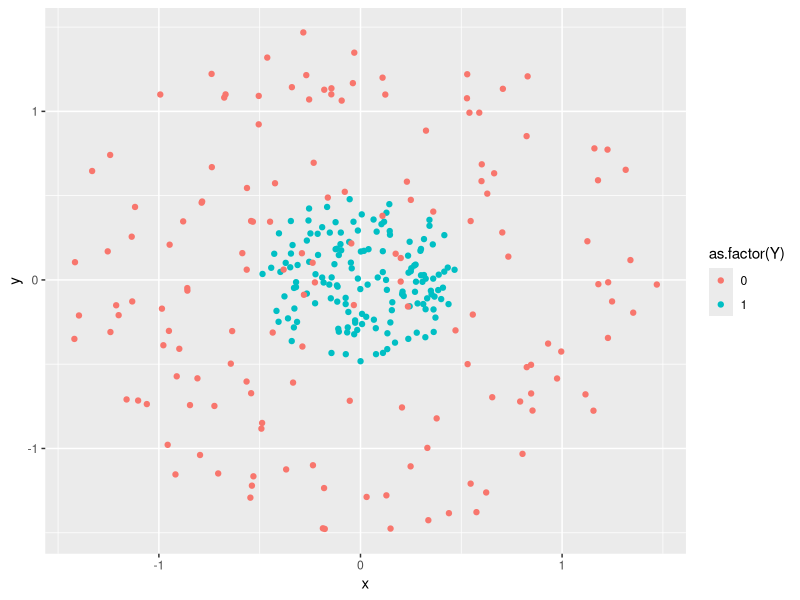
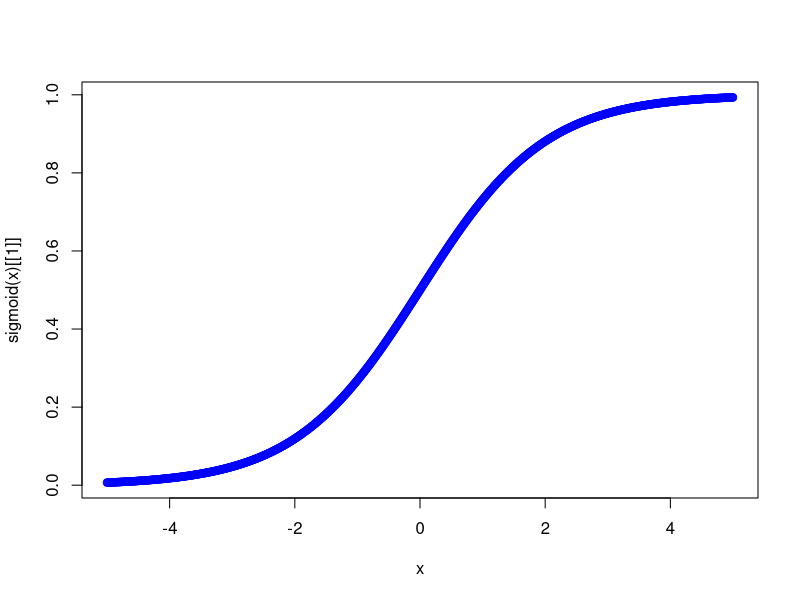

The R script that drew these images, in order:
# Problema de clasificacion

circulo <- function(x, R, centroX=0, centroY=0){
  r = R * sqrt(runif(x))
  theta = runif(x) * 2 * pi
  x = centroX + r * cos(theta)
  y = centroY + r * sin(theta)
  
  z = data.frame(x = x, y = y)
  return(z)
}

datos1 <- circulo(150,0.5)
datos2 <- circulo(150,1.5)

datos1$Y <- 1
datos2$Y <- 0
datos <- rbind(datos1,datos2)

rm(datos1,datos2, circulo)

library(ggplot2)
ggplot(datos,aes(x,y, col = as.factor(Y))) + geom_point()

X <- as.matrix(datos[,1:2])
Y <- as.matrix(datos[,3])

rm(datos)

# Red neuronal

neurona <- setRefClass(
  "neurona",
  fields = list(
    fun_act = "list",
    numero_conexiones = "numeric",
    numero_neuronas = "numeric",
    W = "matrix",
    b = "numeric"
  ),
  methods = list(
    initialize = function(fun_act, numero_conexiones, numero_neuronas)
    {
      fun_act <<- fun_act
      numero_conexiones <<- numero_conexiones
      numero_neuronas <<- numero_neuronas
      W <<- matrix(runif(numero_conexiones*numero_neuronas),
                   nrow = numero_conexiones)
      b <<- runif(numero_neuronas)
    }
  )
)

# Funcion sigmoide

sigmoid = function(x) {
  y = list() 
  y[[1]] <- 1 / (1 + exp(-x))
  y[[2]] <- x * (1 - x)
  return(y)
}

x <- seq(-5, 5, 0.01)
plot(x, sigmoid(x)[[1]], col='blue')